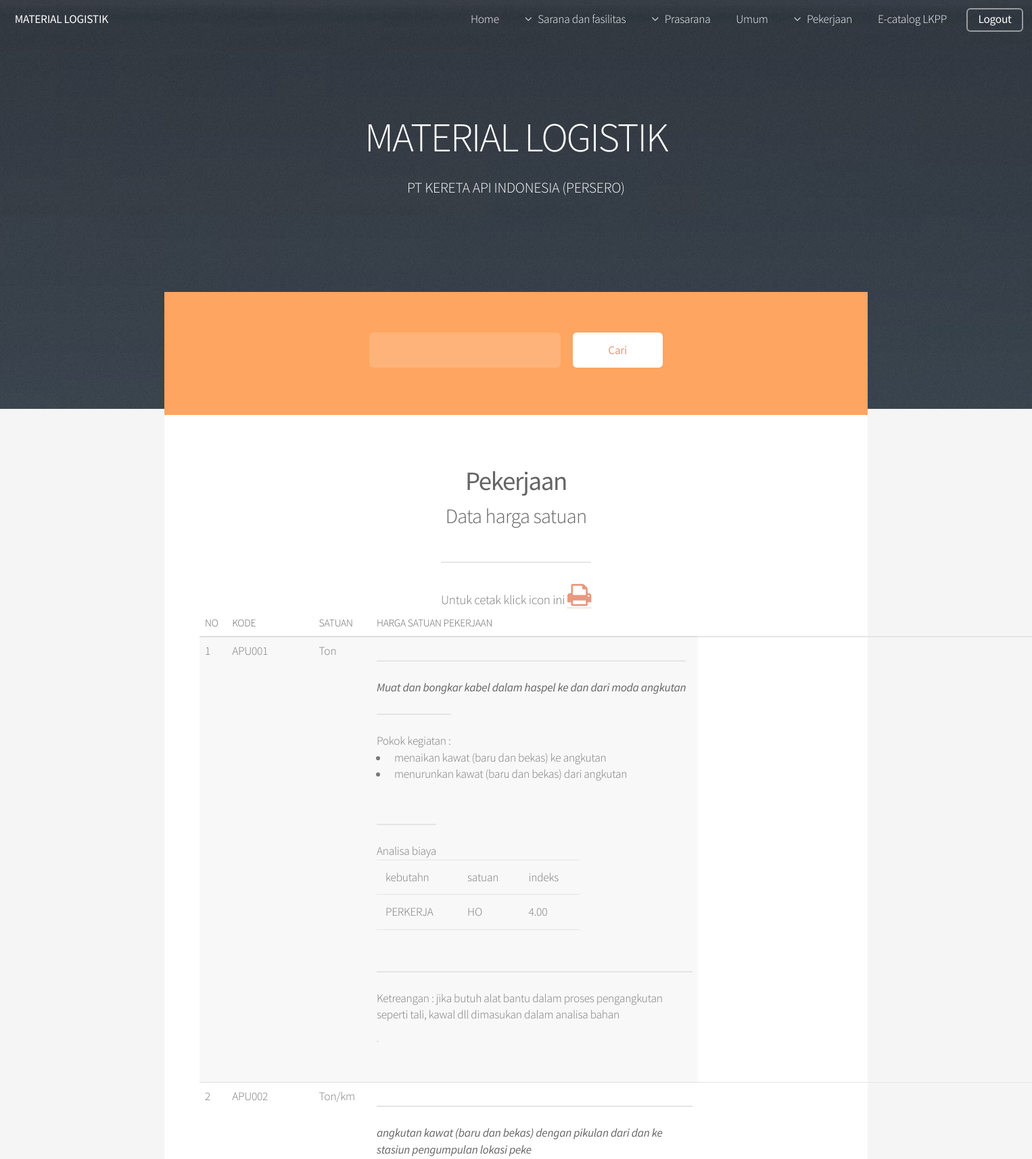
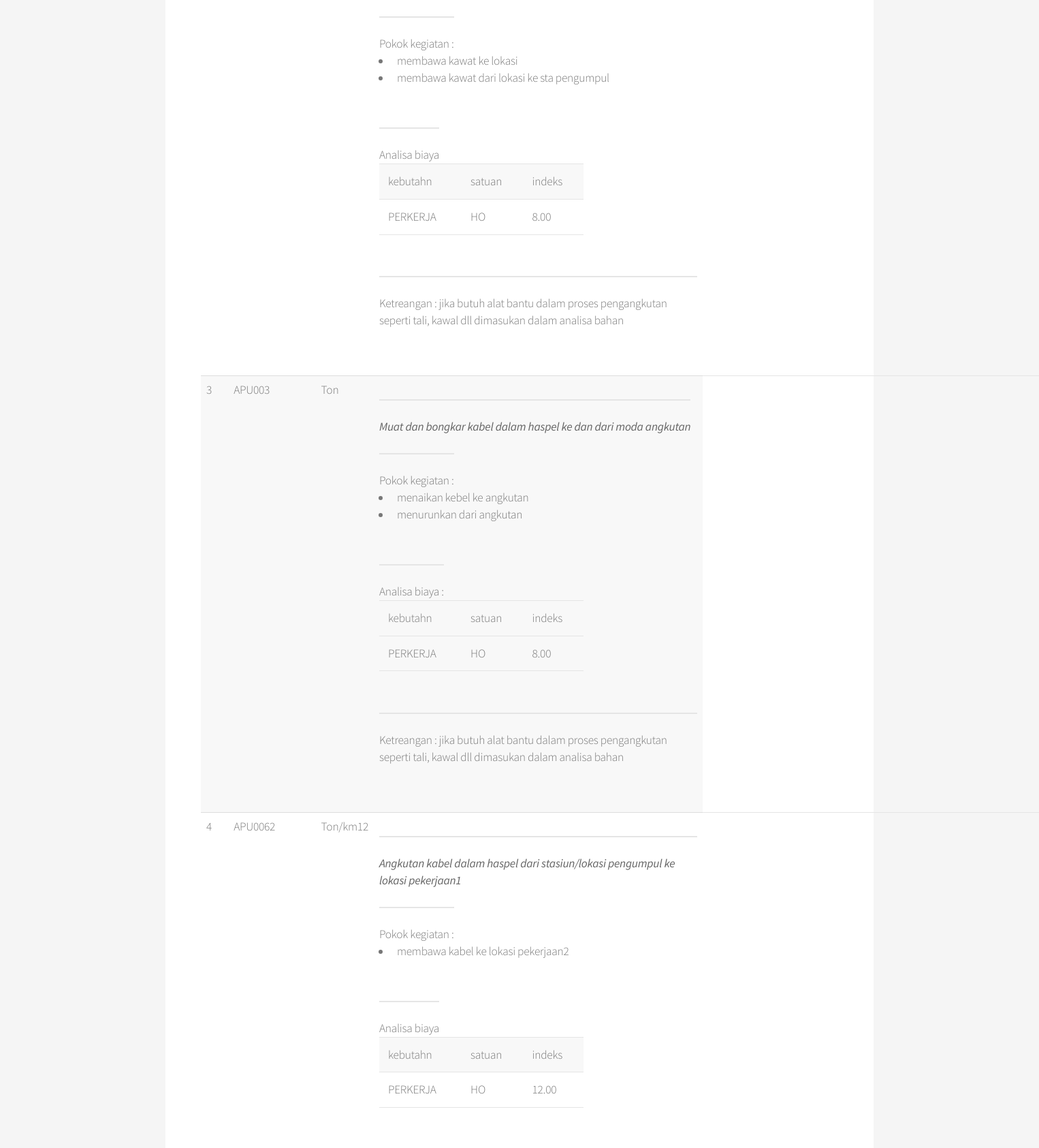
The app's page /user/pekerjaan/detail_data.php (signed in, upper part) with its own data (2 pictures, top to bottom).
### tables this page shows
CREATE TABLE `judul` (
  `id_judul` int(9) NOT NULL,
  `kategori` varchar(60) DEFAULT NULL,
  `judul` char(150) NOT NULL,
  `no_kontrak` char(40) DEFAULT NULL,
  `tanggal` date DEFAULT NULL,
  `file` char(50) DEFAULT NULL
);

CREATE TABLE `kode_pekerjaan` (
  `id_kode` int(9) NOT NULL,
  `id_judul` int(9) NOT NULL,
  `kategori` char(30) NOT NULL,
  `kode` varchar(12) NOT NULL
);

CREATE TABLE `satuan_pekerjaan` (
  `id_satuan` int(9) NOT NULL,
  `id_kode` int(9) NOT NULL,
  `satuan` varchar(12) NOT NULL
);

CREATE TABLE `nama_pekerjaan` (
  `id_pekerjaan` int(9) NOT NULL,
  `id_satuan` int(9) NOT NULL,
  `nama_pkj` varchar(90) NOT NULL,
  `pokok_kegiatan` text NOT NULL
);

### user/pekerjaan/lib_func.php (the view, shortened to what this page needs)
<?php
	include("../../url.php");
?>
<?php
function ditail_data()
{
		$link=koneksi();
		$id=$_GET["id"];
		$res=mysqli_query($link,"SELECT kode.id_kode,satuan.id_satuan,nama.id_pekerjaan,kode.kategori,kode.kode,satuan.satuan,nama.nama_pkj,nama.pokok_kegiatan,judul FROM judul j
JOIN kode_pekerjaan kode ON(kode.id_judul = j.id_judul)
JOIN satuan_pekerjaan satuan ON(satuan.id_kode = kode.id_kode)
JOIN nama_pekerjaan nama ON(nama.id_satuan = satuan.id_satuan)
		where j.id_judul='$id' or kode.kategori='$id' or nama.nama_pkj like '%$id%'
		order by kode.id_kode asc
		");
		$i=1;
			while ($data=mysqli_fetch_array($res))
			{
				$nam_kod=$data["kode"];
				$jumkode=mysqli_query($link,"SELECT count(kode) as jumkod,kode,id_kode from judul
		join kode_pekerjaan using(id_judul)
		join satuan_pekerjaan using(id_kode)
		join nama_pekerjaan using(id_satuan)
		where kode='$nam_kod' group by kode
		");
				while ($data2=mysqli_fetch_array($jumkode))
				{
					$resjumkod=$data2["jumkod"];
				}
				if($cekkode != $data["kode"])
				{
		?>
					<tr>
                    	<td rowspan="<?php echo $resjumkod;?>"><?php echo $i++; ?></td>
                        <td rowspan="<?php echo $resjumkod;?>"><?php echo $nam_kod; ?></td>
                        <?php
							$nam_satuan=$data["satuan"];
							$jumsat=mysqli_query($link,"SELECT count(satuan) as jumsat,kode from judul
							join kode_pekerjaan using(id_judul)
							join satuan_pekerjaan using(id_kode)
							join nama_pekerjaan using(id_satuan)
							where satuan='$nam_satuan' and kode='$nam_kod' group by satuan");
							while ($data2=mysqli_fetch_array($jumsat))
							{
								$resjumsat=$data2["jumsat"];
							}
							if($ceksat != $data["satuan"] || $cek_id_sat != $data["id_satuan"])
							{
						?>
                        		<td rowspan="<?php echo $resjumsat;?>"><?php echo $data["satuan"]; ?></td>
                                <td>
									<p>
									<strong><em><?php echo $data["nama_pkj"];?></em></strong>
                                    <?php echo $data["pokok_kegiatan"]; ?>
                               		</p>
                                </td>
                        <?php
							}
                        ?>
                    </tr>
                <?php
                }
				$cek_id_sat=$data["id_satuan"];
				$ceksat=$data["satuan"];
				$cekkode=$data["kode"];
			}
	}
?>

### user/assets/css/main.css (style rules this page uses)
html, body, div, span, applet, object, iframe, h1, h2, h3, h4, h5, h6, p, blockquote, pre, a, abbr, acronym, address, big, cite, code, del, dfn, em, img, ins, kbd, q, s, samp, small, strike, strong, sub, sup, tt, var, b, u, i, center, dl, dt, dd, ol, ul, li, fieldset, form, label, legend, table, caption, tbody, tfoot, thead, tr, th, td, article, aside, canvas, details, embed, figure, figcaption, footer, header, hgroup, menu, nav, output, ruby, section, summary, time, mark, audio, video { margin: 0; padding: 0; border: 0; font-size: 100%; font: inherit; vertical-align: baseline; }
body { line-height: 1; }
ol, ul { list-style: none; }
table { border-collapse: collapse; border-spacing: 0; }
body { -webkit-text-size-adjust: none; }
*, *:before, *:after { -moz-box-sizing: border-box; -webkit-box-sizing: border-box; box-sizing: border-box; }
body { background: #f5f5f5; }
body, input, select, textarea { color: #777; font-family: "Source Sans Pro", sans-serif; font-size: 16pt; font-weight: 300; line-height: 1.65em; letter-spacing: -0.015em; }
strong, b { color: #646464; font-weight: 400; }
em, i { font-style: italic; }
p { margin: 0 0 2em 0; }
header p { color: #999; position: relative; margin: 0 0 1.5em 0; font-style: italic; }
header.major p { display: inline-block; border-top: solid 2px #e5e5e5; color: #777; margin: 1.5em 0 0 0; padding: 1.5em 0 0 0; font-style: normal; }
ul { list-style: disc; margin: 0 0 2em 0; padding-left: 1em; }
ul li { padding-left: 0.5em; }
table { margin: 0 0 2em 0; width: 100%; }
table tbody tr { border: solid 1px #e5e5e5; border-left: 0; border-right: 0; }
table tbody tr:nth-child(2n + 1) { background-color: #f8f8f8; }
table td { padding: 0.75em 0.75em; }
@media screen and (max-width: 1680px) { body, input, select, textarea { font-size: 13pt; } }

### records on screen
judul: kode_pekerjaan.kode "APU001", satuan_pekerjaan.satuan "Ton", nama_pekerjaan.nama_pkj "Muat dan bongkar kabel dalam haspel ke dan dari moda angkutan", nama_pekerjaan.pokok_kegiatan "Pokok kegiatan : menaikan kawat (baru dan bekas) ke angkutan menurunkan kawat (baru dan bekas) dari angkutan Analisa biaya kebutahn satuan indeks PERKERJA HO 4.00 Ketreangan : jika butuh alat bantu dalam proses pengangkutan seperti tali, kawal dll dimasukan dalam analisa bahan", kode_pekerjaan.kode "APU002", satuan_pekerjaan.satuan "Ton/km", nama_pekerjaan.nama_pkj "angkutan kawat (baru dan bekas) dengan pikulan dari dan ke stasiun pengumpulan lokasi peke", nama_pekerjaan.pokok_kegiatan "Pokok kegiatan : membawa kawat ke lokasi membawa kawat dari lokasi ke sta pengumpul Analisa biaya kebutahn satuan indeks PERKERJA HO 8.00 Ketreangan : jika butuh alat bantu dalam proses pengangkutan seperti tali, kawal dll dimasukan dalam analisa bahan", kode_pekerjaan.kode "APU003", nama_pekerjaan.pokok_kegiatan "Pokok kegiatan : menaikan kebel ke angkutan menurunkan dari angkutan Analisa biaya : kebutahn satuan indeks PERKERJA HO 8.00 Ketreangan : jika butuh alat bantu dalam proses pengangkutan seperti tali, kawal dll dimasukan dalam analisa bahan", kode_pekerjaan.kode "APU0062", satuan_pekerjaan.satuan "Ton/km12", nama_pekerjaan.nama_pkj "Angkutan kabel dalam haspel dari stasiun/lokasi pengumpul ke lokasi pekerjaan1", nama_pekerjaan.pokok_kegiatan "Pokok kegiatan : membawa kabel ke lokasi pekerjaan2 Analisa biaya kebutahn satuan indeks PERKERJA HO 12.00"
